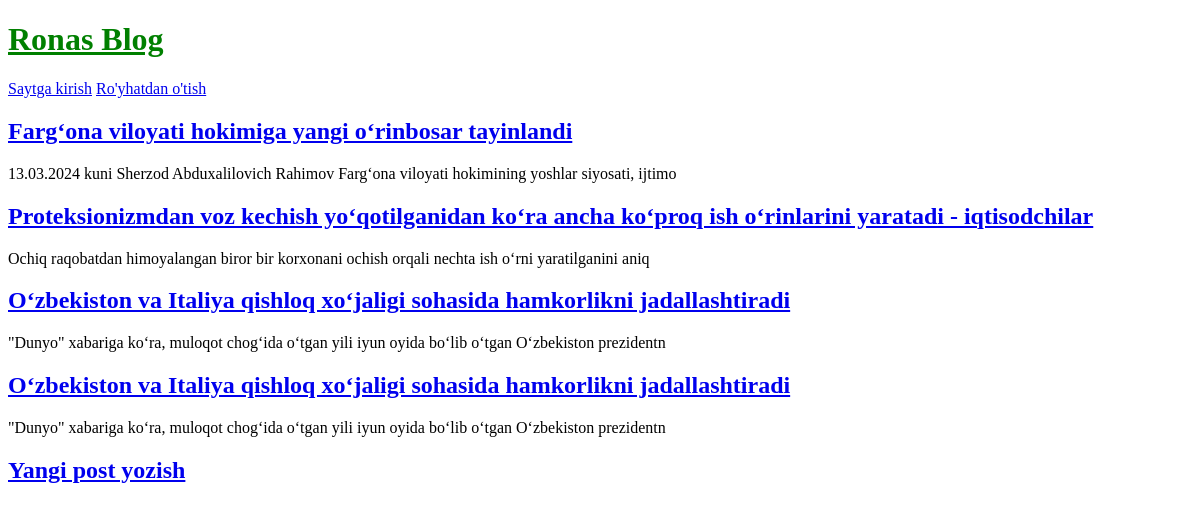
/, run on an earlier commit of the app's database.
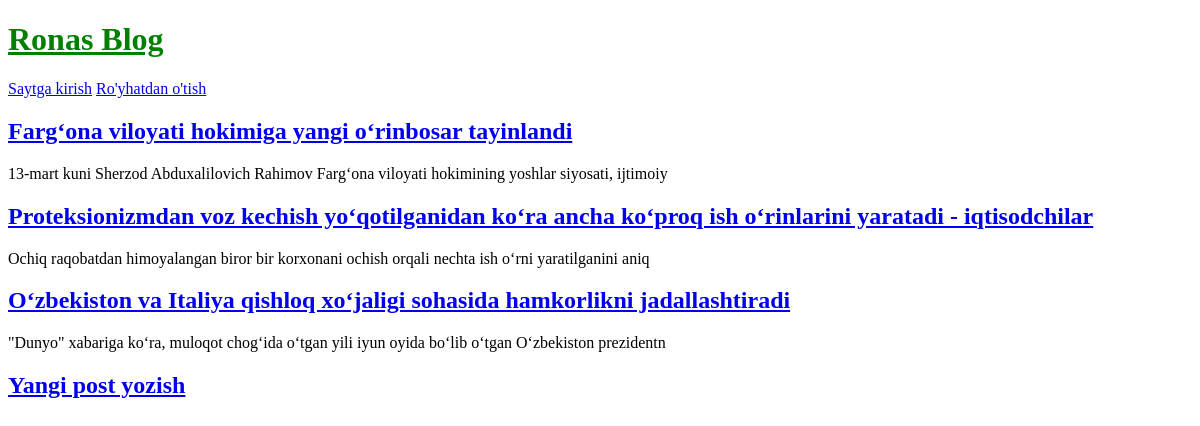
And on a later commit of the database.
### blog/models.py (models this page shows, shortened)
class Post(models.Model):
    title = models.CharField(max_length=200)
    author = models.ForeignKey(
        'auth.User',
        on_delete=models.CASCADE
    )
    body = models.TextField()

### blog/views.py (the view)
# urls.py: path('', BlogListView.as_view(), name='home'),
class BlogListView(ListView):
    model = Post
    template_name = 'home.html'

### templates/home.html
{% extends 'base.html' %}
{% block content %}
    {% for post in object_list %}
        <div class="post-entry">
            <h2><a href="{% url 'post_detail' post.pk %}">{{post.title}}</a></h2>
            <p>{{post.body|slice:":100"  }}</p>
        </div>
    {% endfor %}
{% endblock content %}

What changed in the data, as far as the page shows it:
removed Post: title "O‘zbekiston va Italiya qishloq xo‘jaligi sohasida hamkorlikni jadallashtiradi", body "\"Dunyo\" xabariga ko‘ra, muloqot chog‘ida o‘tgan yili iyun oyida bo‘lib o‘tgan O‘zbekiston prezidentn"
changed Post "Farg‘ona viloyati hokimiga yangi o‘rinbosar tayinlandi": body "13.03.2024 kuni Sherzod Abduxalilovich Rahimov Farg‘ona viloyati hokimining yoshlar siyosati, ijtimo" → "13-mart kuni Sherzod Abduxalilovich Rahimov Farg‘ona viloyati hokimining yoshlar siyosati, ijtimoiy"
